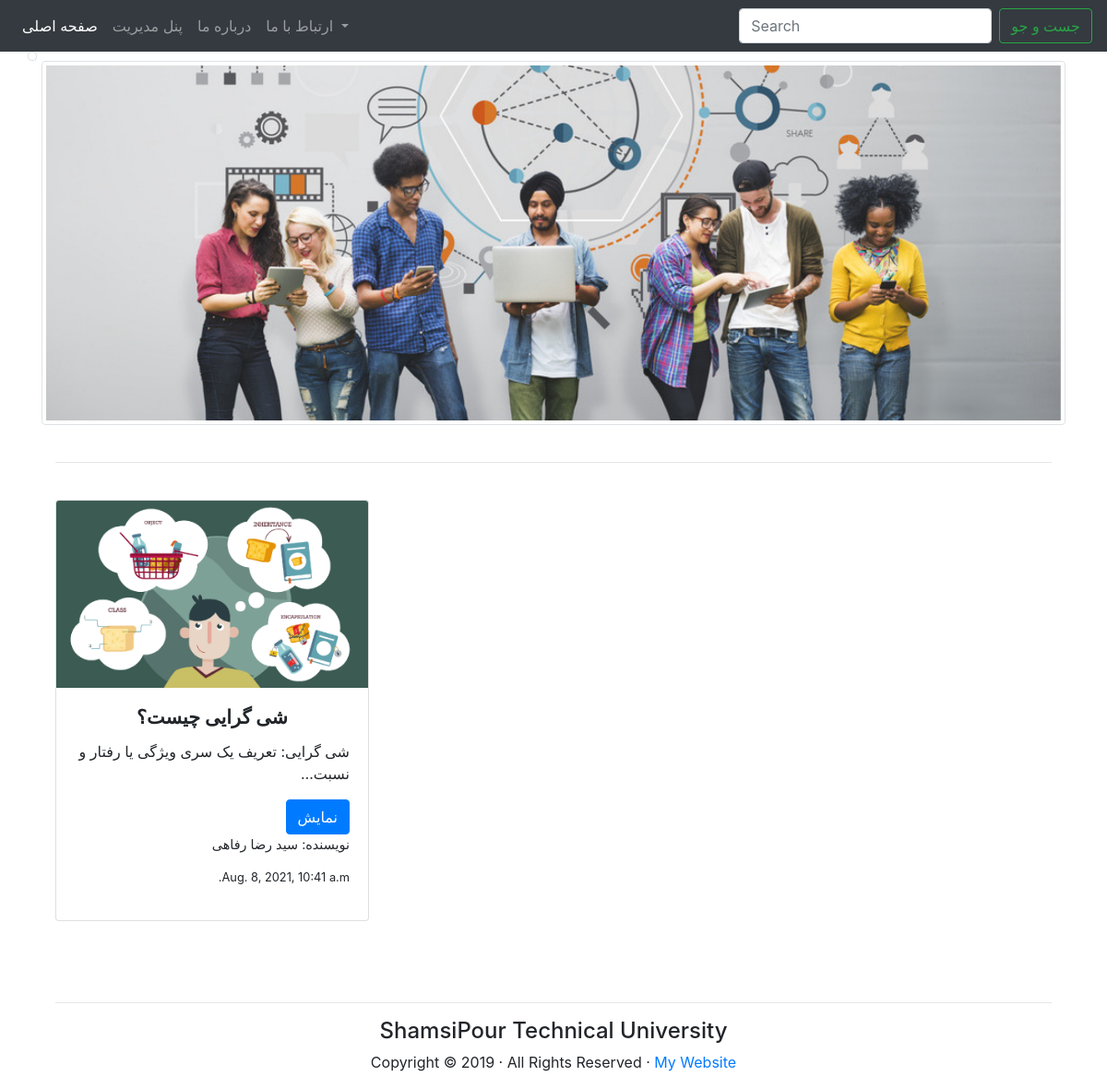
Screenshot of /first/ with the database file from the repository.
### first_app/models.py (models this page shows, shortened)
class Info(models.Model):
    author=models.ForeignKey(Author,on_delete=models.CASCADE)
    title=models.CharField(max_length=25)
    dsc=models.TextField()
    img=models.ImageField(upload_to='images/')
    pub_date=models.DateTimeField()

class Author(models.Model):
    name=models.CharField(max_length=20)
    family=models.CharField(max_length=20)
    def __str__(self) -> str:
        return self.name+' '+self.family

### first_app/views.py (the view)
# urls.py: path('',views.index.as_view(),name='index'),
class index(generic.TemplateView):
    template_name='first_app/index.html'
    def get_context_data(self, **kwargs) :
        context=super().get_context_data(**kwargs)
        context['info_list']=models.Info.objects.all()
        context['media_root']=MEDIA_ROOT
        context['media_url']=MEDIA_URL
        return context

### first_app/templates/first_app/index.html (shortened to what this page needs)
{% extends 'first_app/pattern.html' %}
{% load static %}
{% block card %}
    {% for info in info_list %}
          <div class="col-md-4" >
             <div class="card" >
                <img class="card-img-top" src="{{info.img.url}}" alt="Card image cap">
                <div class="card-body">
                   <h3 class="card-title" style="font-size: 130%;font-weight: bold;">{{info.title}}</h3>
                   <p class="card-text" dir="rtl">
                       {{info.dsc|truncatechars:45}}
                       </p>
                   <a href="{% url 'first_app:detail' info.id %}" class="btn btn-primary">نمایش</a>
                    <p style="font-size: 90%">نویسنده: {{info.author}} </p>
                    <p style="font-size: 80%">{{info.pub_date}} </p>
                  </div>
             </div>
            </div>
    {% endfor %}
{% endblock card %}

### first_app/templates/first_app/pattern.html (shortened to what this page needs)
<!DOCTYPE html>
{% load static %}
<html lang="en">
  <head>
    <link href="{% static 'css/bootstrap-4.3.1.css' %}" rel="stylesheet">
  </head>
  <body>
    <nav class="navbar navbar-expand-lg navbar-dark bg-dark">
       <div class="collapse navbar-collapse" id="navbarSupportedContent">
          <ul class="navbar-nav mr-auto">
             <li class="nav-item active">
                <a class="nav-link" href="{% url 'first_app:index' %}">صفحه اصلی <span class="sr-only">(current)</span></a>
             </li>
             <li class="nav-item">
               <a class="nav-link" href="/admin/">پنل مدیریت</a>
            </li>
             <li class="nav-item">
                <a class="nav-link" href="{% url 'first_app:about' %}">درباره ما</a>
             </li>
             <li class="nav-item dropdown">
                <a class="nav-link dropdown-toggle" href="#" id="navbarDropdown" role="button" data-toggle="dropdown" aria-haspopup="true" aria-expanded="false">
                ارتباط با ما
                </a>
             </li>
          </ul>
          <form class="form-inline my-2 my-lg-0">
             <input class="form-control mr-sm-2" type="search" placeholder="Search" aria-label="Search">
             <button class="btn btn-outline-success my-2 my-sm-0" type="submit">جست و جو</button>
          </form>
       </div>
    </nav>
   <div class="container">
      <div class="row text-center" text-align="center">
         <img class="img-thumbnail" alt="" src="{% static 'images/studen.png' %}">
        <div class="col-lg-6 offset-lg-3">
        </div>
      </div>
    <div class="container">
       <div class="row text-center" texe-align="center">
          <img class="img-thumbnail" alt="" src="{% static 'images/student.png' %}">
       </div>
       <br>
       <hr>
       <br/>
       <div class="row">
         {% block card %}
         {% endblock card %}
       </div>
       <br/>
       <br/>
       <br>
       <hr>
       <div class="row">
          <div class="text-center col-lg-6 offset-lg-3">
             <h4>ShamsiPour Technical University </h4>
             <p>Copyright &copy; 2019 &middot; All Rights Reserved &middot; <a href="#" >My Website</a></p>
          </div>
       </div>
    </div>
  </body>
</html>

### rows the page displays
Info: img (picture), title "شی گرایی چیست؟", dsc "شی گرایی: تعریف یک سری ویژگی یا رفتار و نسبت…", author "سید رضا رفاهی", pub_date "Aug. 8, 2021, 10:41 a.m."
